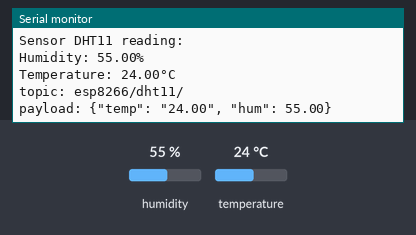
The sketch below on a simulated ESP8266 (NodeMCU). Shown: the last lines printed to the serial monitor. The inputs (shaded band) are chosen by the test bench; at power-on: humidity 55 %, temperature 24 °C. WiFi joins after 1.5 s; servers stay silent unless stated; no MQTT or app messages arrive unless stated.

Above: at 2.7 s.
2.8 s: humidity set to 22 %
At 4.5 s:
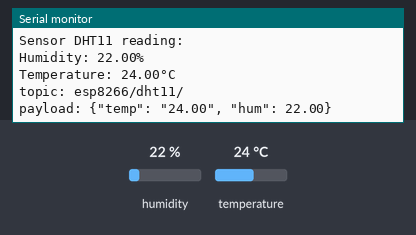
5.6 s: temperature set to 12 °C
At 6.5 s:
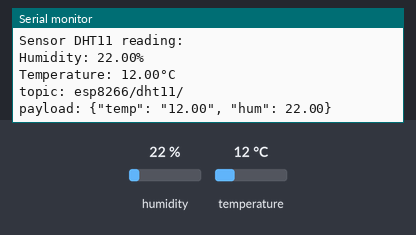
8.4 s: humidity set to 40 %
At 10.6 s:
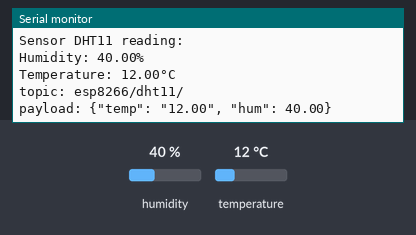
Timing chart, 0 to 12.1 s (numbered marks = the images above; inputs shaded):
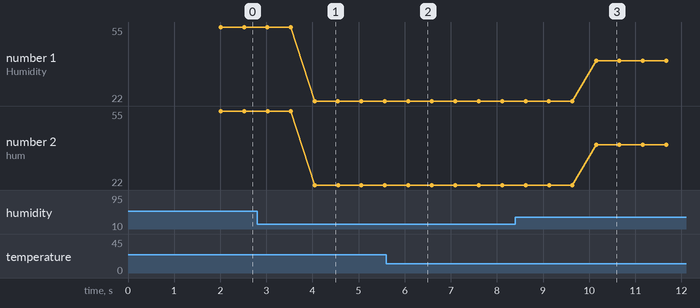

Measured:
- after the input at 2.8 s, the serial monitor: prints a new line after 1.2 s (image 1)
- after the input at 5.6 s, the serial monitor: prints a new line after 0.48 s (image 2)
- after the input at 8.4 s, the serial monitor: prints a new line after 1.7 s (image 3)
- plotted number 1: 55 → 22 after the input at 2.8 s, 22 → 40 after the input at 8.4 s
- plotted number 2: 55 → 22 after the input at 2.8 s, 22 → 40 after the input at 8.4 s

The sketch:

dht_mqtt.ino
```cpp
/****************************************
 * Include Libraries
 ****************************************/

#include <PubSubClient.h>
#include <DHT.h>
#include <ESP8266WiFi.h>

/****************************************
 * Define Constants
 ****************************************/

#define BOARD_NAME "esp8266"

#define DHT11_NAME "DHT11"
#define DHT22_NAME "DHT22"

#define USE_DHT11
//#define USE_DHT22

#define MQTT_DHT11_SUBTOPIC_NAME "dht11"
#define MQTT_DHT22_SUBTOPIC_NAME "dht22"
#define MQTT_PUBLISH_INTERVAL_MS 500

#define DHT_ERROR_NONE 0

/****************************************
 * Function prototypes
 ****************************************/

void setupWiFi(void);
void setupMQTT(void);
void reconnectMQTT(void);

/****************************************
 * Typedefs
 ****************************************/

typedef struct {
  float h;
  float t;
} dht_measurement_t;

/****************************************
 * Enums
 ****************************************/

enum App_States {
  kIDLE = 0,
  kPUBLISH_MQTT,
};

/****************************************
 * Global variables
 ****************************************/

const char*     g_wifi_ssid = "REPLACE_WITH_YOUR_SSID";
const char*     g_wifi_password = "REPLACE_WITH_YOUR_PASSWORD";

const char      g_mqtt_client_id[] = "";
const char      g_mqtt_broker[] = "";
const char      g_mqtt_username[] = "";
const char      g_mqtt_password[] = "";
char            g_mqtt_topic[50];
char            g_mqtt_payload[150];
unsigned long   g_mqtt_publish_millis = 0;
bool            g_mqtt_published_flag = 0;

WiFiClient      g_wifi_client;
PubSubClient    g_mqtt_client(g_wifi_client);

#ifdef USE_DHT11
DHT             dht11(DHT11, D5);
#endif

#ifdef USE_DHT22
DHT             dht22(DHT22, D6);
#endif

enum App_States g_app_state = kIDLE;

/****************************************
 * Main Functions
 ****************************************/

void setup() {
  Serial.begin(115200);
  Serial.println("DHTxx MQTT test!");

  setupWiFi();
  setupMQTT();

#ifdef USE_DHT11
  dht11.begin();
#endif

#ifdef USE_DHT22
  dht22.begin();
#endif
}

void loop() {
  switch (g_app_state) {
    case kIDLE:
      if (!g_mqtt_client.connected()) {
        reconnectMQTT();
      }

      if ((millis() - g_mqtt_publish_millis) >= MQTT_PUBLISH_INTERVAL_MS) {
        g_app_state = kPUBLISH_MQTT;
      }
      break;

    case kPUBLISH_MQTT:
#ifdef USE_DHT11
      dht_measurement_t dht11_measurement = {
        .h = dht11.readHumidity(),
        .t = dht11.readTemperature()
      };

      Serial.printf("Sensor %s reading:\n", DHT11_NAME);
      if (evaluateDHTReading(dht11_measurement.h, dht11_measurement.t) != DHT_ERROR_NONE) {
        break;
      }

      sprintf(g_mqtt_topic, "%s", "");
      sprintf(g_mqtt_topic, "%s/%s/", BOARD_NAME, MQTT_DHT11_SUBTOPIC_NAME);
      Serial.print("topic: ");
      Serial.println(g_mqtt_topic);

      publishDHTReading(dht11_measurement.t, dht11_measurement.h);
#endif

#ifdef USE_DHT22
      dht_measurement_t dht22_measurement = {
        .h = dht22.readHumidity(),
        .t = dht22.readTemperature()
      };

      Serial.printf("Sensor %s reading:\n", DHT22_NAME);
      if (evaluateDHTReading(dht22_measurement.h, dht22_measurement.t) != DHT_ERROR_NONE) {
        break;
      }

      sprintf(g_mqtt_topic, "%s", "");
      sprintf(g_mqtt_topic, "%s/%s/", BOARD_NAME, MQTT_DHT22_SUBTOPIC_NAME);
      Serial.print("topic: ");
      Serial.println(g_mqtt_topic);

      publishDHTReading(dht22_measurement.t, dht22_measurement.h);
#endif
      g_app_state = kIDLE;
      g_mqtt_publish_millis = millis();
      break;
  }
  g_mqtt_client.loop();
}

void publishDHTReading(float t, float h) {
  sprintf(g_mqtt_payload, "%s", "");
  sprintf(g_mqtt_payload, "{\"temp\": \"%.2f\", \"hum\": %.2f}", t, h);
  Serial.print("payload: ");
  Serial.println(g_mqtt_payload);

  g_mqtt_client.publish(g_mqtt_topic, g_mqtt_payload);
}

uint8_t evaluateDHTReading(float h, float t) {
  if (isnan(h) || isnan(t)) {
    Serial.printf("Failed to read from sensor!");
    return -1;
  }

  Serial.print("Humidity: ");
  Serial.print(h);
  Serial.println("%");
  Serial.print("Temperature: ");
  Serial.print(t);
  Serial.println("°C");

  return DHT_ERROR_NONE;
}

void setupWiFi() {
  Serial.print("Connecting WiFi: ");
  Serial.println(g_wifi_ssid);

  WiFi.begin(g_wifi_ssid, g_wifi_password);
  while (WiFi.status() != WL_CONNECTED) {
    Serial.print(".");
    delay(500);
  }

  Serial.println();
  Serial.println("WiFi connected");
  Serial.println("IP address: ");
  Serial.println(WiFi.localIP());
}

void setupMQTT(void) {
  g_mqtt_client.setServer(g_mqtt_broker, 1883);
  g_mqtt_publish_millis = millis();
}

void reconnectMQTT(void) {
  while (!g_mqtt_client.connected()) {
    Serial.println("Attempting MQTT connection...");
    if (g_mqtt_client.connect(g_mqtt_client_id, g_mqtt_username, g_mqtt_password)) {
      Serial.println("Connected to MQTT broker");
    } else {
      Serial.print("Failed to connect to MQTT broker, rc=");
      Serial.print(g_mqtt_client.state());
      Serial.println(" retrying in 5 seconds");
      delay(5000);
    }
  }
}
```
